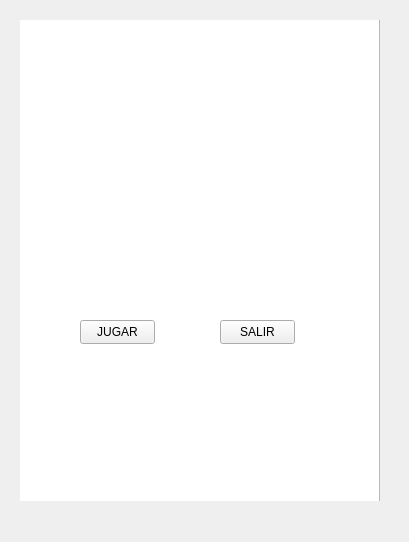
<?xml version="1.0" encoding="UTF-8"?>
<ui version="4.0">
 <class>ventanas</class>
 <widget class="QMainWindow" name="ventanas">
  <property name="geometry">
   <rect>
    <x>0</x>
    <y>0</y>
    <width>409</width>
    <height>542</height>
   </rect>
  </property>
  <property name="windowTitle">
   <string>ventanas</string>
  </property>
  <widget class="QWidget" name="centralwidget">
   <widget class="QWidget" name="Game_window" native="true">
    <property name="geometry">
     <rect>
      <x>20</x>
      <y>20</y>
      <width>571</width>
      <height>481</height>
     </rect>
    </property>
    <widget class="QGraphicsView" name="graphicsView">
     <property name="geometry">
      <rect>
       <x>-10</x>
       <y>-10</y>
       <width>370</width>
       <height>600</height>
      </rect>
     </property>
    </widget>
    <widget class="QWidget" name="widget" native="true">
     <property name="geometry">
      <rect>
       <x>0</x>
       <y>0</y>
       <width>361</width>
       <height>481</height>
      </rect>
     </property>
     <widget class="QPushButton" name="pushButton">
      <property name="geometry">
       <rect>
        <x>60</x>
        <y>300</y>
        <width>75</width>
        <height>24</height>
       </rect>
      </property>
      <property name="styleSheet">
       <string notr="true"/>
      </property>
      <property name="text">
       <string>JUGAR</string>
      </property>
     </widget>
     <widget class="QPushButton" name="pushButton_2">
      <property name="geometry">
       <rect>
        <x>200</x>
        <y>300</y>
        <width>75</width>
        <height>24</height>
       </rect>
      </property>
      <property name="text">
       <string>SALIR</string>
      </property>
     </widget>
     <widget class="QLabel" name="label">
      <property name="geometry">
       <rect>
        <x>70</x>
        <y>70</y>
        <width>200</width>
        <height>200</height>
       </rect>
      </property>
      <property name="autoFillBackground">
       <bool>false</bool>
      </property>
      <property name="styleSheet">
       <string notr="true">QLabel {
    background-image: url(:/imagenes/titulo..png);
    background-repeat: no-repeat;
    background-position: center;
    background-size: cover;
}</string>
      </property>
      <property name="text">
       <string/>
      </property>
      <property name="scaledContents">
       <bool>false</bool>
      </property>
     </widget>
    </widget>
   </widget>
  </widget>
 </widget>
 <resources/>
 <connections/>
</ui>
